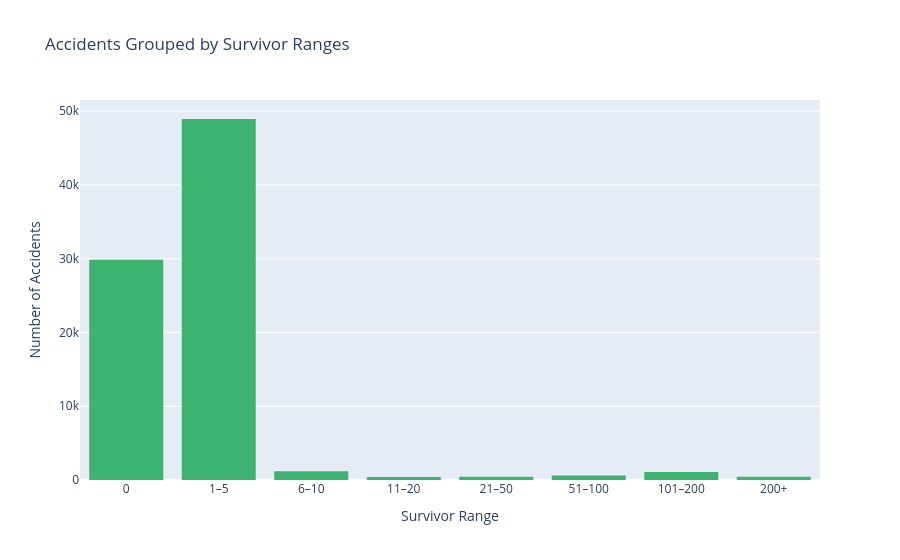

Notebook code for this chart:
### Code cell
aviation_df['total_uninjured'] = pd.to_numeric(aviation_df['total_uninjured'], errors='coerce')

# Define bins and labels for survivor ranges
bins = [-1, 0, 5, 10, 20, 50, 100, 200, float('inf')]
labels = ["0", "1–5", "6–10", "11–20", "21–50", "51–100", "101–200", "200+"]

# Create survivor group column
aviation_df['survivor_group'] = pd.cut(aviation_df['total_uninjured'], bins = bins, labels = labels)

# Plot histogram
fig = px.histogram(aviation_df, x = 'survivor_group',
    title = 'Accidents Grouped by Survivor Ranges',
    category_orders = {'survivor_group': labels},
    color_discrete_sequence = ['mediumseagreen']
)

# Add labels
fig.update_layout(
    xaxis_title='Survivor Range',
    yaxis_title='Number of Accidents'
)

fig.show()

### Figure 1 — Plotly figure (JSON) as saved in the notebook; plotly's stock layout.template omitted (floating-point values rounded to 4 significant figures; data arrays with more than 128 entries replaced by an {"elided": "..."} marker saying what was removed)
{"data": [{"alignmentgroup": "True", "bingroup": "x", "hovertemplate": "survivor_group=%{x}<br>count=%{y}<extra></extra>", "legendgroup": "", "marker": {"color": "mediumseagreen"}, "name": "", "offsetgroup": "", "orientation": "v", "showlegend": false, "type": "histogram", "x": {"elided": "88861 str values"}, "xaxis": "x", "yaxis": "y"}], "layout": {"barmode": "relative", "legend": {"tracegroupgap": 0}, "title": {"text": "Accidents Grouped by Survivor Ranges"}, "xaxis": {"anchor": "y", "categoryarray": ["0", "1–5", "6–10", "11–20", "21–50", "51–100", "101–200", "200+"], "categoryorder": "array", "domain": [0, 1], "title": {"text": "Survivor Range"}}, "yaxis": {"anchor": "x", "domain": [0, 1], "title": {"text": "Number of Accidents"}}}}
